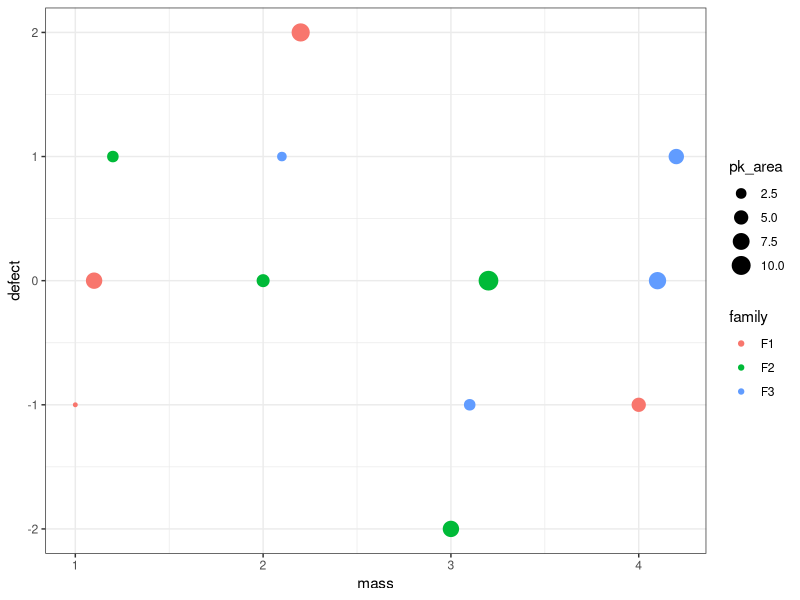
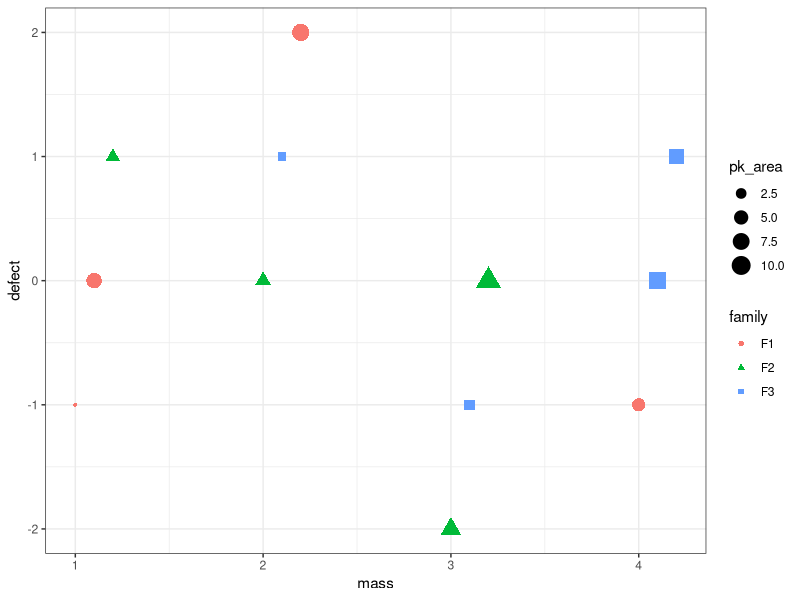

Here is the R script that generated these plots, in order:
## CIMS FAMILY PLOTTER
# install.packages(ggplot2)
library(ggplot2)

# Here's a simple dataset to simulate your CIMS data 
sample_data <- data.frame(mass=c(1,1.1,1.2,2,2.1,2.2,3,3.1,3.2,4,4.1,4.2), 
                          defect=c(-1,0,1,0,1,2,-2,-1,0,-1,0,1), 
                          pk_area=c(1,7,3,4,2,9,7,3,11,5,8,6),
                          family=c("F1","F1","F2","F2","F3","F1","F2","F3","F2","F1","F3","F3"))

# The following graph scales the point size based on the peak area, and colours them based on their family
ggplot(sample_data) +
  geom_point(aes(x=mass,y=defect,group=family,colour=family,size=pk_area)) +
  theme_bw()

# The following graph does the same but also assigns different point shapes for each family
# (to create a colourblind-friendly plot)
ggplot(sample_data) +
  geom_point(aes(x=mass,y=defect,group=family,colour=family,size=pk_area,shape=family)) +
  theme_bw()
